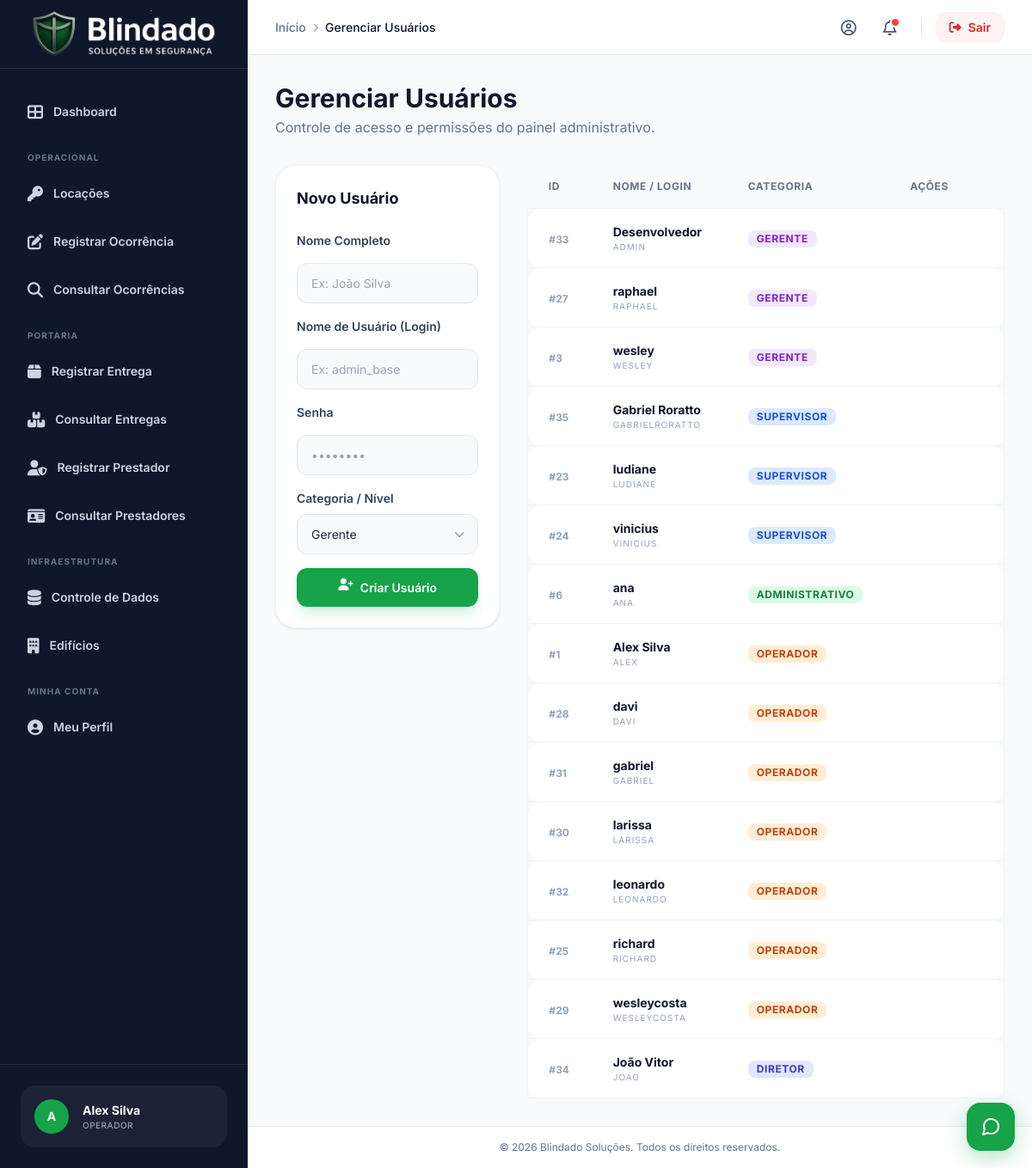
The app's page /admin/usuarios.php (signed in) with its own data.
### tables this page shows
CREATE TABLE `usuarios` (
  `id` int(11) NOT NULL,
  `nome` varchar(255) NOT NULL,
  `nome_real` varchar(255) DEFAULT NULL,
  `rg` varchar(20) DEFAULT NULL,
  `cpf` varchar(14) DEFAULT NULL,
  `data_admissao` date DEFAULT NULL,
  `numero_cartao` varchar(20) DEFAULT NULL,
  `foto_colaborador` varchar(255) DEFAULT NULL,
  `arquivo_cpf` varchar(255) DEFAULT NULL,
  `arquivo_rg` varchar(255) DEFAULT NULL,
  `categoria` enum('gerente','supervisor','administrativo','operador','colaborador','diretor','tecnico') NOT NULL,
  `funcao_id` int(11) DEFAULT NULL,
  `senha` varchar(255) NOT NULL,
  `status_chat` varchar(20) DEFAULT 'offline',
  `ultimo_acesso` datetime DEFAULT current_timestamp()
);

### admin/usuarios.php (the view, shortened to what this page needs)
<?php
require_once 'conexao.php';
$usuarios = $conn->query("SELECT * FROM usuarios WHERE categoria != 'colaborador' ORDER BY categoria, nome")->fetch_all(MYSQLI_ASSOC);
?>
<!DOCTYPE html>
<html lang="pt-br" class="h-full bg-slate-50">
<head>
    <script src="https://cdn.tailwindcss.com"></script>
    <link rel="stylesheet" href="https://cdnjs.cloudflare.com/ajax/libs/font-awesome/6.4.0/css/all.min.css">
    <link rel="stylesheet" href="style_modern.css">
</head>
<body class="h-full text-slate-800 antialiased">
    <div class="flex min-h-screen">
        <?php include 'components/sidebar.php'; ?>
        <div class="flex flex-1 flex-col overflow-hidden">
            <?php include 'components/header.php'; ?>
            <main class="flex-1 overflow-y-auto p-4 sm:p-8 custom-scrollbar">
                <div class="mb-8 animate-fade-in">
                    <h1 class="text-2xl font-bold text-slate-900 sm:text-3xl">Gerenciar Usuários</h1>
                    <p class="mt-1 text-slate-500">Controle de acesso e permissões do painel administrativo.</p>
                </div>
                <div class="grid grid-cols-1 gap-8 lg:grid-cols-3">
                    <div class="lg:col-span-1 animate-slide-up">
                        <div class="admin-card sticky top-24">
                            <h2 class="mb-6 text-lg font-bold text-slate-900">Novo Usuário</h2>
                            <form method="POST" class="space-y-4">
                                <div class="space-y-2">
                                    <label class="form-label">Nome Completo</label>
                                    <input type="text" name="nome_real" class="form-input" placeholder="Ex: João Silva">
                                </div>
                                <div class="space-y-2">
                                    <label class="form-label">Nome de Usuário (Login)</label>
                                    <input type="text" name="nome" class="form-input" required placeholder="Ex: admin_base">
                                </div>
                                <div class="space-y-2">
                                    <label class="form-label">Senha</label>
                                    <input type="password" name="senha" class="form-input" required placeholder="••••••••">
                                </div>
                                <div class="space-y-2">
                                    <label class="form-label">Categoria / Nível</label>
                                    <div class="relative">
                                        <select name="categoria" class="form-input appearance-none pr-10" required>
                                            <option value="gerente">Gerente</option>
                                        </select>
                                        <div class="absolute inset-y-0 right-0 pr-4 flex items-center pointer-events-none">
                                        </div>
                                    </div>
                                </div>
                                <button type="submit" class="btn-primary w-full mt-4">
                                    <i class="fas fa-user-plus"></i>
                                    <span>Criar Usuário</span>
                                </button>
                            </form>
                        </div>
                    </div>
                    <div class="lg:col-span-2 animate-slide-up" style="animation-delay: 0.1s;">
                        <div class="overflow-x-auto">
                            <table class="admin-table">
                                <thead>
                                    <tr>
                                        <th>ID</th>
                                        <th>Nome / Login</th>
                                        <th>Categoria</th>
                                        <th class="text-right">Ações</th>
                                    </tr>
                                </thead>
                                <tbody>
                                    <?php foreach ($usuarios as $usuario): ?>
                                        <tr class="group">
                                            <td>
                                                <span class="text-xs font-bold text-slate-400">#<?= $usuario['id'] ?></span>
                                            </td>
                                            <td>
                                                <div class="flex flex-col">
                                                    <span class="font-bold text-slate-900"><?= htmlspecialchars($usuario['nome_real'] ?: $usuario['nome']) ?></span>
                                                    <span class="text-[10px] text-slate-400 uppercase tracking-widest"><?= htmlspecialchars($usuario['nome']) ?></span>
                                                </div>
                                            </td>
                                            <td>
                                                <?php
                                                    $cat_colors = [
                                                        'gerente' => 'bg-purple-100 text-purple-700',
                                                        'diretor' => 'bg-indigo-100 text-indigo-700',
                                                        'tecnico' => 'bg-cyan-100 text-cyan-700',
                                                        'supervisor' => 'bg-blue-100 text-blue-700',
                                                        'administrativo' => 'bg-green-100 text-green-700',
                                                        'operador' => 'bg-orange-100 text-orange-700',
                                                        'colaborador' => 'bg-slate-100 text-slate-700'
                                                    ];
                                                    $color = $cat_colors[$usuario['categoria']] ?? 'bg-slate-100 text-slate-700';
                                                ?>
                                                <span class="inline-flex items-center rounded-lg px-2.5 py-0.5 text-xs font-bold uppercase tracking-wider <?= $color ?>">
                                                    <?= ucfirst($usuario['categoria']) ?>
                                                </span>
                                            </td>
                                            <td class="text-right">
                                            </td>
                                        </tr>
                                    <?php endforeach; ?>
                                </tbody>
                            </table>
                        </div>
                    </div>
                </div>
            </main>
            <footer class="border-t border-slate-200 bg-white p-4 text-center text-xs text-slate-500">
                <p>&copy; <?php echo date('Y'); ?> Blindado Soluções. Todos os direitos reservados.</p>
            </footer>
        </div>
    </div>
    <?php include 'components/footer.php'; ?>
</body>
</html>

### admin/style_modern.css (style rules this page uses)
:root { --primary-50: #f0fdf4; --primary-100: #dcfce7; --primary-200: #bbf7d0; --primary-300: #86efac; --primary-400: #4ade80; --primary-500: #22c55e; --primary-600: #16a34a; --primary-700: #15803d; --primary-800: #166534; --primary-900: #14532d; }
body { font-family: 'Inter', sans-serif; -webkit-font-smoothing: antialiased; -moz-osx-font-smoothing: grayscale; }
.animate-fade-in { animation: fadeIn 0.5s ease-out forwards; }
.animate-slide-up { animation: slideUp 0.5s ease-out forwards; }
.admin-table { width: 100%; border-separate: true; border-spacing: 0 0.5rem; }
.admin-table thead th { padding: 1rem 1.5rem; text-align: left; font-size: 0.75rem; font-weight: 700; text-transform: uppercase; letter-spacing: 0.05em; color: #64748b; }
.admin-table tbody tr { background-color: white; transition: all 0.2s; }
.admin-table tbody td { padding: 1rem 1.5rem; font-size: 0.875rem; color: #475569; border-top: 1px solid #f1f5f9; border-bottom: 1px solid #f1f5f9; }
.admin-table tbody td:first-child { border-left: 1px solid #f1f5f9; border-top-left-radius: 1rem; border-bottom-left-radius: 1rem; }
.admin-table tbody td:last-child { border-right: 1px solid #f1f5f9; border-top-right-radius: 1rem; border-bottom-right-radius: 1rem; }
.admin-card { border-radius: 1.5rem; background-color: white; padding: 1.5rem; box-shadow: 0 1px 3px 0 rgb(0 0 0 / 0.1); border: 1px solid #f1f5f9; transition: all 0.2s; }
.btn-primary { display: inline-flex; items-center: true; justify-content: center; gap: 0.5rem; border-radius: 0.75rem; background-color: #16a34a; padding: 0.75rem 1.5rem; font-size: 0.875rem; font-weight: 600; color: white; box-shadow: 0 10px 15px -3px rgba(22, 163, 74, 0.2); transition: all 0.2s; }
.form-input { width: 100%; border-radius: 0.75rem; border: 1px solid #e2e8f0; background-color: #f8fafc; padding: 0.75rem 1rem; font-size: 0.875rem; transition: all 0.2s; }
.form-label { margin-bottom: 0.5rem; display: block; font-size: 0.875rem; font-weight: 600; color: #334155; }

### records on screen
usuarios: id "33", nome_real "Desenvolvedor", nome "ADMIN", categoria "GERENTE"
usuarios: id "27", nome "raphael", nome "RAPHAEL", categoria "GERENTE"
usuarios: id "3", nome "wesley", nome "WESLEY", categoria "GERENTE"
usuarios: id "35", nome_real "Gabriel Roratto", nome "GABRIELRORATTO", categoria "SUPERVISOR"
usuarios: id "23", nome "ludiane", nome "LUDIANE", categoria "SUPERVISOR"
usuarios: id "24", nome "vinicius", nome "VINICIUS", categoria "SUPERVISOR"
usuarios: id "6", nome "ana", nome "ANA", categoria "ADMINISTRATIVO"
usuarios: id "1", nome_real "Alex Silva", nome "ALEX", categoria "OPERADOR"
usuarios: id "28", nome "davi", nome "DAVI", categoria "OPERADOR"
usuarios: id "31", nome "gabriel", nome "GABRIEL", categoria "OPERADOR"
usuarios: id "30", nome "larissa", nome "LARISSA", categoria "OPERADOR"
usuarios: id "32", nome "leonardo", nome "LEONARDO", categoria "OPERADOR"
usuarios: id "25", nome "richard", nome "RICHARD", categoria "OPERADOR"
usuarios: id "29", nome "wesleycosta", nome "WESLEYCOSTA", categoria "OPERADOR"
usuarios: id "34", nome_real "João Vitor", nome "JOAO", categoria "DIRETOR"

### other values on screen
$avatar_letter "A"
$usuario_nome "Alex Silva"
$categoria_label "OPERADOR"
$crumb['label'] "Início"
$crumb['label'] "Gerenciar Usuários"
